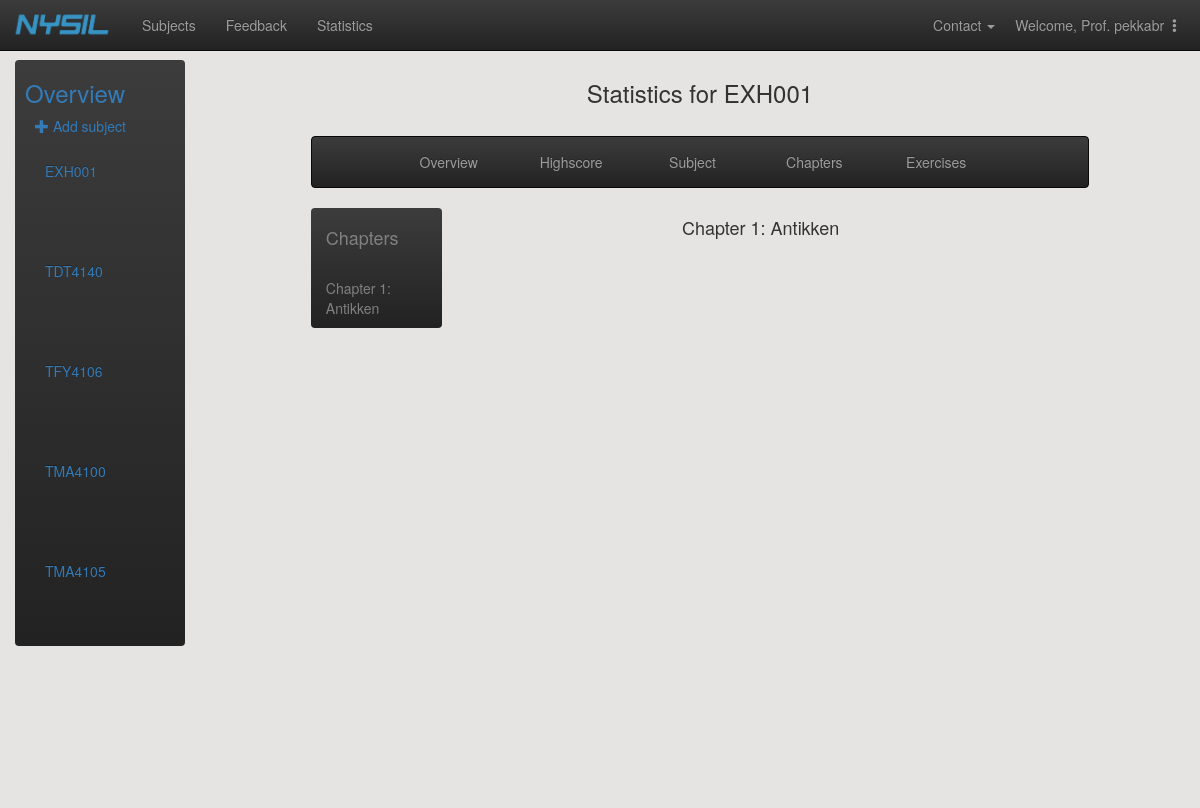
The app's page /adminpage/statistics/EXH001/chapter_plot/11/ (signed in) with its own data.
### main/models.py (models this page shows)
class Subject(models.Model):
    subject_code = models.CharField(max_length=20, primary_key=True) # primary key
    subject_name = models.CharField(max_length=30)
    professor_firstname = models.CharField(max_length=30)
    professor_lastname = models.CharField(max_length=30)
    professor_email = models.EmailField()
    class Meta:
        ordering = ['subject_code']
    def __str__(self):
        return self.subject_code
    def get_full_name(self):
        return self.professor_firstname + " " + self.professor_lastname
    get_full_name.short_description = 'Professor' # headline of professor-column in the admin-table

class Chapter(models.Model):
    class Meta:
        unique_together = ('subject', 'chapter_number') # handle the exception this may cause
        ordering = ['chapter_number']
    chapter_number = models.PositiveIntegerField(default = 0)
    chapter_name = models.CharField(max_length=50)
    subject = models.ForeignKey(Subject, on_delete=models.CASCADE) # to controll which subject the theme belongs to
    def __str__(self):
        return "Chapter " + str(self.chapter_number) + ": " + str(self.chapter_name)
    def get_number_and_name(self):
        return "Chapter" + str(self.chapter_number) + ": " + str(self.chapter_name)
    get_number_and_name.short_description = 'Chapter'

### stats/views.py (the view)
# urls.py: url(r'^(?P<subject_pk>[A-Za-z0-9]+)/chapter_plot/(?P<chapter_pk>[A-Za-z0-9]+)/$', views.chapter_plot, name='chapter_plot'),
def chapter_plot(request, subject_pk, chapter_pk):
    if not user_authenticated(request.user):
        return HttpResponseRedirect(reverse('main:index'))
    subject = Subject.objects.get(pk=subject_pk)
    chapter = Chapter.objects.get(pk=chapter_pk)
    info = create_chapter_graph(chapter)
    length = len(info)
    context = {'chapter': chapter, 'subjects': Subject.objects.all(), 'subject': subject, 'info': info, 'length': length}
    return render(request, 'stats/chapter_plot.html', context)

### stats/views.py (called while the page is built)
def create_chapter_graph(chapter):
    exercises = chapter.exercise_page_set.all()
    info = []
    counter=1
    for exercise in exercises:
        completed = 0
        connections = StudentConnectExercise.objects.filter(exercise=exercise)
        for conn in connections:
            if conn.completed_easy and conn.completed_medium and conn.completed_hard:
                completed += 1
        info.append([counter, completed])
        completed = 0
        counter += 1
    return info

def user_authenticated(user):
    if not user.is_authenticated():
        return False
    return True

### stats/templates/stats/chapter_plot.html (shortened to what this page needs)
{% extends 'stats/subject_chapters.html' %}
{% load static %}
{% block graph %}
    <div class="col-md-9">
        <h4 class="text-center">{{chapter}}</h4>
       <div id="linechart_material" style="width:100%; height:70vh"></div>
    </div>
{% endblock %}

### stats/templates/stats/subject_chapters.html (shortened to what this page needs)
{% extends 'stats/statistics_subject.html' %}
{% block extra%}
<div class="row">
        <div class="col-md-2 sidebar" style="width:20%">
          <ul class="nav nav-sidebar navbar-inverse">
              <li class="active"><a href="#"><h4 style="color:grey">Chapters</h4><span class="sr-only">(current)</span></a></li>
                {% for chapter in subject.chapter_set.all %}
                    <li><a style="color:grey" href="{% url 'stats:chapter_plot' chapter_pk=chapter.pk subject_pk=subject.pk %}"> {{ chapter }}</a></li>
                {% endfor %}
          </ul>
        </div>
    {% block graph %}{% endblock %}
</div>
{% endblock %}

### stats/templates/stats/statistics_subject.html
{% extends 'stats/statistics_index.html' %}
{% block extension%}
    <div class="col-md-10">
        <div class="text-center"><h3>Statistics for {{subject}} </h3></div><br>
        <div class="col-md-10 col-md-offset-1">
            <nav class="navbar navbar-inverse" style="text-align:center;">
                <div class="container-fluid">
                    <ul class="nav navbar-nav col-md-12">
                        <li class="col-md-2 col-md-offset-1"><a href="{% url 'stats:subject_overview' subject_pk=subject.pk %}">Overview</a></li>
                        <li class="col-md-2"><a href="{% url 'stats:subject_highscore' subject_pk=subject.pk %}">Highscore</a></li>
                        <li class="col-md-2"><a href="{% url 'stats:subject_pie_graph' subject_pk=subject.pk %}">Subject</a></li>
                        <li class="col-md-2"><a href="{% url 'stats:subject_chapters' subject_pk=subject.pk %}">Chapters</a></li>
                        <li class="col-md-2"><a href="{% url 'stats:subject_exercise' subject_pk=subject.pk %}">Exercises</a></li>
                    </ul>
                </div>
            </nav>
        {% block extra %}
        {% endblock%}
        </div>
    </div>
{% endblock %}

### stats/templates/stats/statistics_index.html (shortened to what this page needs)
{% extends 'adminpage/subject_overview.html' %}
{% load static %}
{% block subjects %}
    {% for subject in subjects %}
        <div class="collapse navbar-collapse" id="id_subject_overview_menu">
            <ul class="nav navbar-nav navbar-left" style="width:120px">
                <li style="float:left">
                    <a href="{% url 'stats:subject_overview' subject_pk=subject.pk %}" style="color:#337AB7;width:150px">
                        {{ subject }}
                    </a>
                </li>
            </ul>
            <ul class="nav navbar-nav navbar-right" id="id_nav_drop" style="width:-10px">
                <li class="dropdown">
                </li>
            </ul>
        </div>
    {% endfor %}
{% endblock %}

### adminpage/templates/adminpage/admin_header.html (shortened to what this page needs)
<!DOCTYPE html>
<html lang="en">
<head>
    {% load static %}
    <link rel="stylesheet" href="{% static 'adminpage/css/customize.css' %}" type="text/css">
	<link rel="stylesheet" href="https://maxcdn.bootstrapcdn.com/bootstrap/3.3.7/css/bootstrap.min.css"
>
	<link rel="stylesheet" href="https://maxcdn.bootstrapcdn.com/bootstrap/3.3.7/css/bootstrap-theme.min.css"
>
    <link rel="stylesheet" href="{% static 'main/css/header.css'%}" type = "text/css"/>
</head>
<body class="body" style="background-color: #E5E4E2;">
<div id="wrapper">
        <br>
        <br>
        <br>
        <nav class="navbar navbar-inverse navbar-fixed-top">
            <div class="container-fluid">
                <div class="navbar-header">
                    <a href="{% url 'main:index' %}" class="navbar-brand"><img src="{% static 'main/img/ny_logo.png'%}" style="width:100px;height:27px;margin-top:-4px;margin-left:-3px"></a>
                </div>
                <div class="collapse navbar-collapse" id="mainNavBar">
                    <ul class="nav navbar-nav">
                        <li><a href="{% url 'adminpage:subject_overview' %}">Subjects</a></li>
                        <li><a href="{% url 'adminpage:tilbakemeldinger' %}">Feedback</a></li>
                        <li><a href="{% url 'stats:statistics_index'%}">Statistics</a></li>
                    </ul>
                    <ul class="nav navbar-nav navbar-right">
                        <li class="dropdown">
                            <li class="dropdown">
                                <a href="#" class="dropdown-toggle" data-toggle="dropdown" style="margin-right:-10px">
                                    Contact
                                    <span class="caret" style="width:2px;height:2px"></span></a>
                            </li>
				        </li>
                        <li class="dropdown">
                            <li class="dropdown">
                                <a href="#" class="dropdown-toggle" data-toggle="dropdown" style="margin-right: 15px">Welcome, Prof. {{user}}
                                    <span class="glyphicon glyphicon-option-vertical" style="width:2px;height:2px"></span></a>
                            </li>
				        </li>
                    </ul>
                </div>
            </div>
        </nav>
    </div>
    {% block content %}{% endblock%}
</body>

### records on screen
Subject: subject_code "EXH001"
Subject: subject_code "TDT4140"
Subject: subject_code "TFY4106"
Subject: subject_code "TMA4100"
Subject: subject_code "TMA4105"
Chapter: chapter_number+chapter_name "Chapter 1: Antikken"

### other values on screen
{{ user }} "pekkabr"
